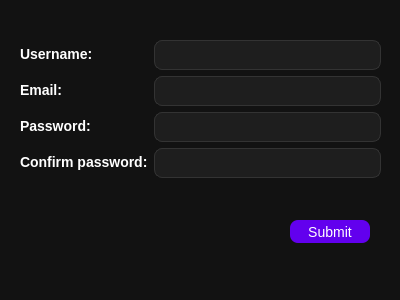
<?xml version="1.0" encoding="UTF-8"?>
<ui version="4.0">
 <class>Register</class>
 <widget class="QDialog" name="Register">
  <property name="geometry">
   <rect>
    <x>0</x>
    <y>0</y>
    <width>400</width>
    <height>300</height>
   </rect>
  </property>
  <property name="maximumSize">
   <size>
    <width>400</width>
    <height>300</height>
   </size>
  </property>
  <property name="windowTitle">
   <string>New Registeration</string>
  </property>
  <property name="styleSheet">
   <string notr="true">QWidget
{
     background-color: #121212;
     color: #E0E0E0;
	 border-radius: 10px;
}</string>
  </property>
  <widget class="QWidget" name="formLayoutWidget">
   <property name="geometry">
    <rect>
     <x>20</x>
     <y>40</y>
     <width>361</width>
     <height>144</height>
    </rect>
   </property>
   <layout class="QFormLayout" name="formLayout">
    <item row="0" column="0">
     <widget class="QLabel" name="label">
      <property name="styleSheet">
       <string notr="true">QLabel {
            font-size: 14px;
            font-weight: bold;
            color: white;
        }</string>
      </property>
      <property name="text">
       <string>Username:</string>
      </property>
     </widget>
    </item>
    <item row="0" column="1">
     <widget class="QLineEdit" name="txtUserName">
      <property name="styleSheet">
       <string notr="true">QLineEdit {
    background-color: #1E1E1E;
            border: 1px solid #333333;
            border-radius: 8px;
            color: #FFFFFF;
            padding: 6px;
}</string>
      </property>
     </widget>
    </item>
    <item row="1" column="0">
     <widget class="QLabel" name="label_2">
      <property name="styleSheet">
       <string notr="true">QLabel {
            font-size: 14px;
            font-weight: bold;
            color: white;
        }</string>
      </property>
      <property name="text">
       <string>Email:</string>
      </property>
     </widget>
    </item>
    <item row="1" column="1">
     <widget class="QLineEdit" name="txtEmail">
      <property name="styleSheet">
       <string notr="true">QLineEdit {
    background-color: #1E1E1E;
            border: 1px solid #333333;
            border-radius: 8px;
            color: #FFFFFF;
            padding: 6px;
}</string>
      </property>
     </widget>
    </item>
    <item row="2" column="0">
     <widget class="QLabel" name="label_3">
      <property name="styleSheet">
       <string notr="true">QLabel {
            font-size: 14px;
            font-weight: bold;
            color: white;
        }</string>
      </property>
      <property name="text">
       <string>Password:</string>
      </property>
     </widget>
    </item>
    <item row="2" column="1">
     <widget class="QLineEdit" name="txtPassword">
      <property name="styleSheet">
       <string notr="true">QLineEdit {
    background-color: #1E1E1E;
            border: 1px solid #333333;
            border-radius: 8px;
            color: #FFFFFF;
            padding: 6px;
}</string>
      </property>
      <property name="echoMode">
       <enum>QLineEdit::Password</enum>
      </property>
     </widget>
    </item>
    <item row="3" column="0">
     <widget class="QLabel" name="label_4">
      <property name="styleSheet">
       <string notr="true">QLabel {
            font-size: 14px;
            font-weight: bold;
            color: white;
        }</string>
      </property>
      <property name="text">
       <string>Confirm password:</string>
      </property>
     </widget>
    </item>
    <item row="3" column="1">
     <widget class="QLineEdit" name="txtConfPassword">
      <property name="styleSheet">
       <string notr="true">QLineEdit {
    background-color: #1E1E1E;
            border: 1px solid #333333;
            border-radius: 8px;
            color: #FFFFFF;
            padding: 6px;
}</string>
      </property>
      <property name="echoMode">
       <enum>QLineEdit::Password</enum>
      </property>
     </widget>
    </item>
   </layout>
  </widget>
  <widget class="QPushButton" name="pushButton">
   <property name="geometry">
    <rect>
     <x>290</x>
     <y>220</y>
     <width>80</width>
     <height>23</height>
    </rect>
   </property>
   <property name="styleSheet">
    <string notr="true">QPushButton {
            background-color: #6200EE;
            color: #FFFFFF;
            border: none;
            border-radius: 8px;
            padding: 5px;
			font-size: 14px
        }
        QPushButton:hover {
            background-color: #3700B3;
        }
        QPushButton:pressed {
            background-color: #BB86FC;
        }</string>
   </property>
   <property name="text">
    <string>Submit</string>
   </property>
  </widget>
 </widget>
 <resources/>
 <connections/>
</ui>
